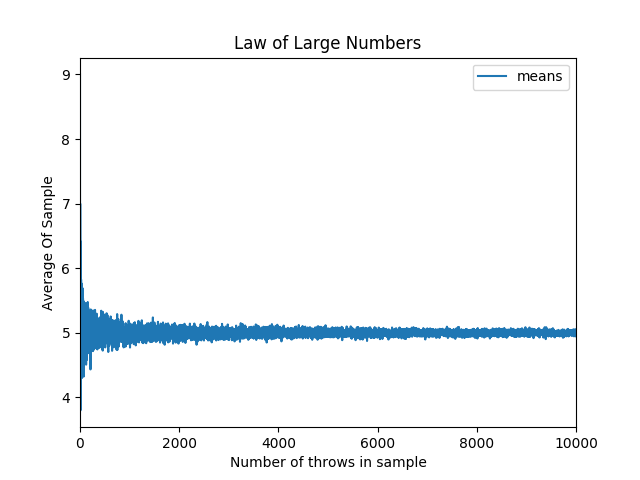

Python code for this plot:
#!/usr/bin/python
import numpy as np 
import pandas as pd
from matplotlib import pyplot as plt
results = []
for n in range(1,10000):
    nums=np.random.randint(low=1,high=10, size=n)# choose n numbers between 1 and 10
    mean = nums.mean()                              # find the average of these numbers
    results.append(mean)                            # add the average to a running list
#print("How large is the list results?: it is %d.\n"%len(results))
df = pd.DataFrame({ 'means' : results})
#print(df.head())
df.plot(title="Law of Large Numbers")
plt.xlabel("Number of throws in sample")
plt.ylabel("Average Of Sample")
plt.show()
